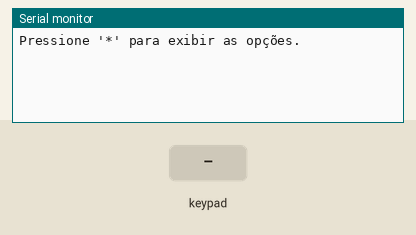
This sketch was run on a simulated Arduino Uno, built with avr-gcc and run on an emulated ATmega328P. Parts: the last lines printed to the serial monitor. Wiring (inferred from the names in the program): 4×4 keypad with keys 1 2 3 A 4 5 6 B 7 8 9 C * 0 # D: rows pin 2, pin 3, pin 4, pin 5; columns pin 6, pin 7, pin 8, pin 9. The inputs (shaded band) are chosen by the test bench.

Above: at 1.2 s.
1.3 s: key '*' pressed
At 2.5 s:
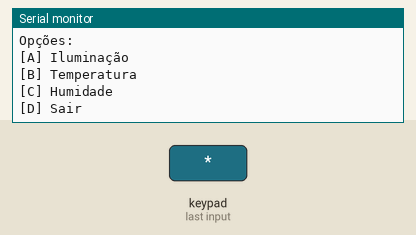
2.8 s: keypad keys 2 3 4 5 pressed 0.4 s apart
At 5.3 s:
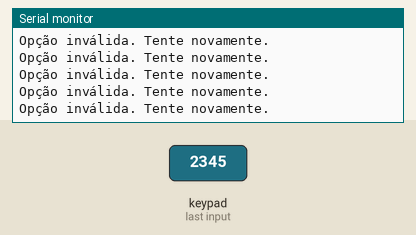
5.9 s: key 'A' pressed
At 7.1 s:
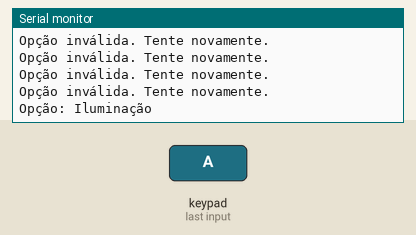
7.4 s: keypad keys 2 3 4 5 # pressed 0.4 s apart
At 10.3 s:
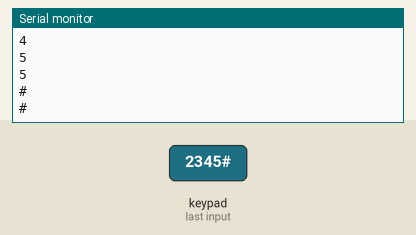
10.9 s: key 'B' pressed
At 11.7 s:
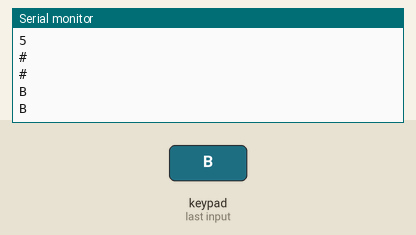
12.4 s: keypad keys 2 3 4 5 * pressed 0.4 s apart
At 15.3 s:
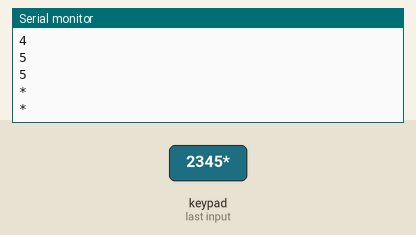
Timing chart, 0 to 16.8 s (numbered marks = the images above; inputs shaded):
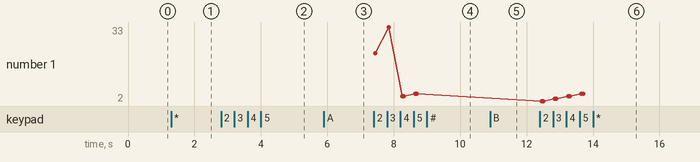

The sketch:

teclado.ino
```cpp
// Teclado de alterações, valores analisados

const int numRows = 4;       // Número de linhas na matriz
const int numCols = 4;       // Número de colunas na matriz

char keypad[numRows][numCols] = {
  {'1','2','3','A'},
  {'4','5','6','B'},
  {'7','8','9','C'},
  {'*','0','#','D'}
};

// Pinos digitais conectados às linhas do teclado
int rowPins[numRows] = {2, 3, 4, 5};

// Pinos digitais conectados às colunas do teclado
int colPins[numCols] = {6, 7, 8, 9};

char primeirasTeclas[5] = "";  // Array para armazenar as 4 primeiras teclas pressionadas
int contadorTeclas = 0;        // Contador para controlar o número de teclas pressionadas

int iluminacao = 0;  // Variável para armazenar a informação de iluminação
int temperatura = 0;  // Variável para armazenar a informação de temperatura
int humidade = 0;  // Variável para armazenar a informação de humidade

bool selecaoRealizada = false; // Flag para indicar se a seleção foi realizada
bool opcoesHabilitadas = false; // Flag para indicar se as opções estão habilitadas

void setup() {
  Serial.begin(9600);

  // Configura os pinos das colunas como saídas e define-os como HIGH
  for (int col = 0; col < numCols; col++) {
    pinMode(colPins[col], OUTPUT);
    digitalWrite(colPins[col], HIGH);
  }

  // Configura os pinos das linhas como entradas e ativa os pull-ups internos
  for (int row = 0; row < numRows; row++) {
    pinMode(rowPins[row], INPUT_PULLUP);
  }
}

void loop() {
  if (!selecaoRealizada) {
    processarSelecao();
  } else {
    if (opcoesHabilitadas && contadorTeclas < 4) {
      char key = getKey();

      if (key != '\0') {
        primeirasTeclas[contadorTeclas] = key;
        contadorTeclas++;
        Serial.println(key);
      }
    }

    if (contadorTeclas == 4) {
      // Aqui você pode realizar ações adicionais com as teclas pressionadas
      // após a seleção ter sido realizada

      // Reinicia as variáveis para esperar por novas teclas pressionadas
      primeirasTeclas[0] = '\0';
      contadorTeclas = 0;
    }
  }
}

char getKey() {
  // Verifica todas as colunas para determinar se uma tecla foi pressionada
  for (int col = 0; col < numCols; col++) {
    digitalWrite(colPins[col], LOW);    // Define a coluna atual como LOW

    // Verifica todas as linhas para determinar qual tecla foi pressionada
    for (int row = 0; row < numRows; row++) {
      if (digitalRead(rowPins[row]) == LOW) {
        delay(50);    // Debounce: aguarda um curto período para evitar leituras falsas

        // Verifica novamente se a tecla ainda está pressionada após o debounce
        if (digitalRead(rowPins[row]) == LOW) {
          digitalWrite(colPins[col], HIGH);   // Restaura o estado HIGH na coluna atual
          return keypad[row][col];            // Retorna o caractere correspondente à tecla pressionada
        }
      }
    }

    digitalWrite(colPins[col], HIGH);   // Restaura o estado HIGH na coluna atual
  }

  return '\0';   // Retorna '\0' se nenhuma tecla foi pressionada
}

void processarSelecao() {
  Serial.println("Pressione '*' para exibir as opções.");

  while (!selecaoRealizada) {
    char key = getKey();

    if (key != '\0') {
      if (key == '*') {
        Serial.println("Opções:");
        Serial.println("[A] Iluminação");
        Serial.println("[B] Temperatura");
        Serial.println("[C] Humidade");
        Serial.println("[D] Sair");
        opcoesHabilitadas = true;
      } else if (opcoesHabilitadas) {
        switch (key) {
          case 'A':
            // Opção Iluminação selecionada
            Serial.println("Opção: Iluminação");
            iluminacao = lerValorTeclado();
            Serial.print("Iluminação: ");
            Serial.println(iluminacao);
            selecaoRealizada = true;
            break;

          case 'B':
            // Opção Temperatura selecionada
            Serial.println("Opção: Temperatura");
            temperatura = lerValorTeclado();
            Serial.print("Temperatura: ");
            Serial.println(temperatura);
            selecaoRealizada = true;
            break;

          case 'C':
            // Opção Humidade selecionada
            Serial.println("Opção: Humidade");
            humidade = lerValorTeclado();
            Serial.print("Humidade: ");
            Serial.println(humidade);
            selecaoRealizada = true;
            break;

          case 'D':
            // Opção Sair selecionada
            Serial.println("Opção: Sair");
            selecaoRealizada = true;
            break;

          default:
            // Opção inválida
            Serial.println("Opção inválida. Tente novamente.");
            break;
        }
      }
    }
  }
}

int lerValorTeclado() {
  // Lógica para ler e retornar o valor numérico digitado no teclado
  // Você pode personalizar esta função de acordo com suas necessidades

  // Exemplo: leitura de um valor inteiro de 0 a 999

  int valor = 0;

  while (contadorTeclas < 4) {
    char key = getKey();

    if (key >= '0' && key <= '9') {
      valor = valor * 10 + (key - '0');
      contadorTeclas++;
      Serial.print(key);
    }
  }

  Serial.println();

  return valor;
}
```

Measured:
- after the input at 1.3 s, the serial monitor: prints a new line after 0.05 s (image 1)
- after the input at 2.8 s, the serial monitor: prints a new line after 0.05 s (image 2)
- after the input at 5.9 s, the serial monitor: prints a new line after 0.05 s (image 3)
- after the input at 7.4 s, the serial monitor: prints a new line after 0.05 s (image 4)
- after the input at 10.9 s, the serial monitor: prints a new line after 0.05 s (image 5)
- after the input at 12.4 s, the serial monitor: prints a new line after 0.05 s (image 6)
